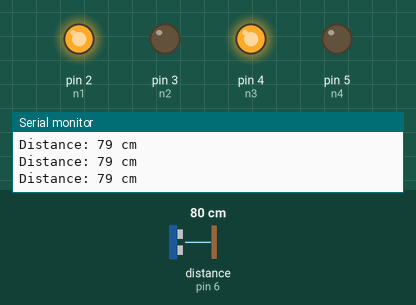
Recording of a sketch running on a simulated Arduino Uno, built with avr-gcc and run on an emulated ATmega328P. Parts: output pins drawn as LEDs (lit = HIGH), the last lines printed to the serial monitor. Wiring (inferred from the names in the program): ultrasonic range finder: trigger pin 7; echo pin 6. The test bench sets the inputs (shaded band); at power-on: distance to the obstacle (sensor on pin 6) 80 cm. The echo pulse lasts 58.3 µs per cm; pins used as bus, display or sensor lines are not drawn.

Above: at 1.2 s.
1.3 s: distance to the obstacle (sensor on pin 6) set to 23 cm
2.8 s: distance to the obstacle (sensor on pin 6) set to 19 cm
At 4.1 s:
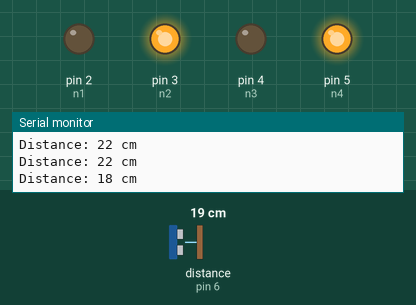
8.3 s: distance to the obstacle (sensor on pin 6) set to 35 cm
At 10.6 s:
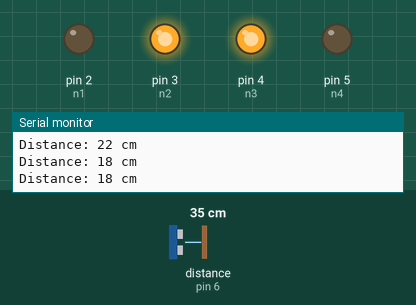
11.3 s: distance to the obstacle (sensor on pin 6) set to 2 cm
At 12.1 s:
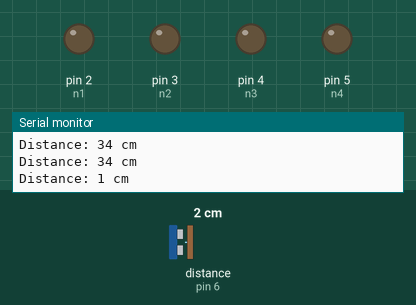
Timing chart, 0 to 14.8 s (numbered marks = the images above; inputs shaded):
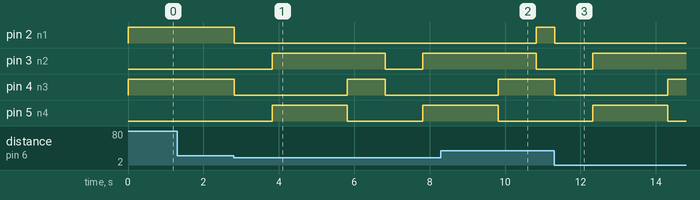

Measured:
- the behaviour switches between 21 and 20 cm on distance to the obstacle (sensor on pin 6) (found by bisection; images 0 and 1)
- after the input at 2.8 s, pin 2 (n1): HIGH → LOW at once; pin 3 (n2): LOW → HIGH after 1.0 s, → LOW 3.0 s later, → HIGH 1.0 s later; pin 4 (n3): HIGH → LOW at once, → HIGH 3.0 s later, → LOW 1.0 s later; pin 5 (n4): LOW → HIGH after 1.0 s, → LOW 2.0 s later, → HIGH 2.0 s later
- after the input at 8.3 s, pin 2 (n1): LOW → HIGH after 2.5 s; pin 4 (n3): goes on until 9.8 s, then stays HIGH
- after the input at 11.3 s, pin 2 (n1): HIGH → LOW at once; pin 3 (n2): LOW → HIGH after 1.0 s; pin 4 (n3): HIGH → LOW at once, → HIGH 3.0 s later; pin 5 (n4): LOW → HIGH after 1.0 s, → LOW 2.0 s later

The sketch:

Ultrasonic_bot1.ino
```cpp
#include <Ultrasonic.h>
int n1 = 2, n2 = 3, n3 = 4, n4 = 5, rec = 6, trans = 7;

long duration; // Variable to store time taken to the pulse
               // to reach receiver
int distance;
Ultrasonic ultrasonic(rec, trans);

void setup() {
  pinMode(rec, INPUT);
  pinMode(trans, OUTPUT);
  pinMode(n1, OUTPUT);
  pinMode(n2, OUTPUT);
  pinMode(n3, OUTPUT);
  pinMode(n4, OUTPUT);
  Serial.begin(9600);
}

void loop() {
  forward();
  digitalWrite(trans, LOW);
    delayMicroseconds(2); // wait for 2 ms to avoid
                          // collision in serial monitor

    digitalWrite(
        trans,
        HIGH); // turn on the Trigger to generate pulse
    delayMicroseconds(
        10); // keep the trigger "ON" for 10 ms to generate
             // pulse for 10 ms.

    digitalWrite(trans,
                 LOW); // Turn off the pulse trigger to stop
                       // pulse generation

    // If pulse reached the receiver rec
    // become high Then pulseIn() returns the
    // time taken by the pulse to reach the
    // receiver

     duration = pulseIn(rec, HIGH);
    distance = duration * 0.0344 / 2; // Expression to calculate
                                 // distance using time

    Serial.print("Distance: ");
    Serial.print(
        distance); // Print the output in serial monitor
    Serial.println(" cm");
  if(distance<20) {
    stop();
    delay(1000);
    backward();
    delay(2000);
    right();
    delay(1000);
  }
  else forward();
}

void forward () {
  digitalWrite(n1, HIGH);
  digitalWrite(n2, LOW);
  digitalWrite(n3, HIGH);
  digitalWrite(n4, LOW);
}

void backward () {
  digitalWrite(n1, LOW);
  digitalWrite(n2, HIGH);
  digitalWrite(n3, LOW);
  digitalWrite(n4, HIGH);
}

void left() {
  digitalWrite(n1, HIGH);
  digitalWrite(n2, LOW);
  digitalWrite(n3, LOW);
  digitalWrite(n4, HIGH);
}

 void right () {
  digitalWrite(n1, LOW);
  digitalWrite(n2, HIGH);
  digitalWrite(n3, HIGH);
  digitalWrite(n4, LOW);
}

void stop () {
  digitalWrite(n1, LOW);
  digitalWrite(n2, LOW);
  digitalWrite(n3, LOW);
  digitalWrite(n4, LOW);
}
```
